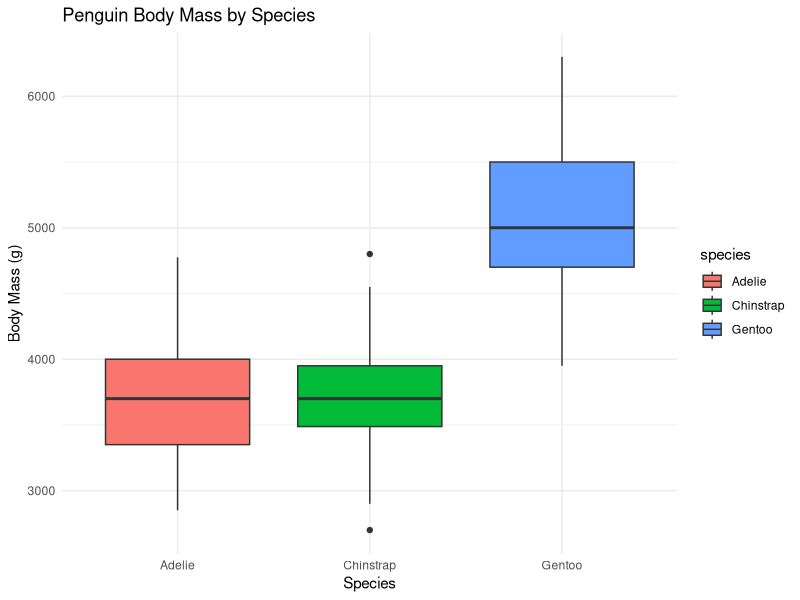

Generate this figure with R:
## ---- chunk 1
library(tidyverse)
library(palmerpenguins)
## ---- chunk 2
ggplot(data = penguins, aes(x = species, y = body_mass_g, fill = species)) +
  geom_boxplot() +
  labs(title = "Penguin Body Mass by Species",
       x = "Species",
       y = "Body Mass (g)") +
  theme_minimal()
